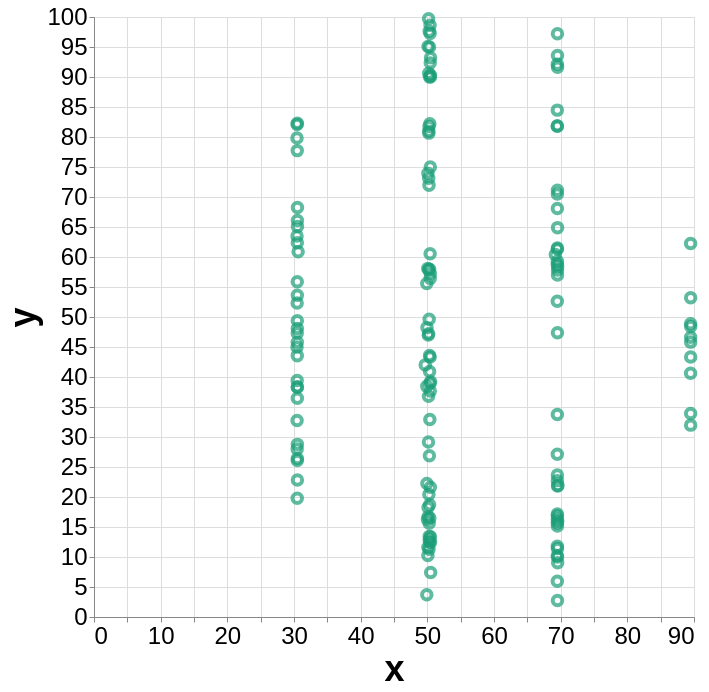

Source (Vega-Lite JSON):
### Vega-Lite specification from a JSON file in a GitHub repository (floating-point values rounded to 4 significant figures; data arrays with more than 128 entries replaced by an {"elided": "..."} marker saying what was removed)
{"config": {"view": {}, "mark": {}, "axis": {"labelFontSize": 24, "titleFontSize": 36}}, "data": {"name": "data-f05f72587a6810d23aa5ed3961f13305"}, "mark": {"type": "point", "color": "#1b9e77"}, "encoding": {"size": {"value": 90}, "strokeWidth": {"value": 4}, "x": {"type": "quantitative", "field": "x"}, "y": {"type": "quantitative", "field": "y"}}, "height": 600, "width": 600, "$schema": "https://vega.github.io/schema/vega-lite/v5.json", "datasets": {"data-f05f72587a6810d23aa5ed3961f13305": {"elided": "142 records"}}}
